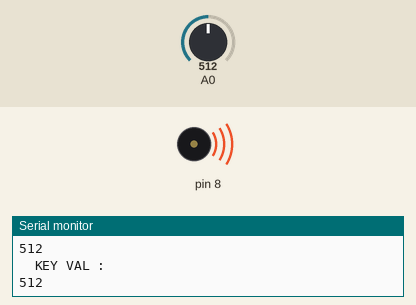
This sketch was run on a simulated Arduino Uno, built with avr-gcc and run on an emulated ATmega328P. Shown: buzzer (waves = sounding), the last lines printed to the serial monitor. Inputs (shaded band) come from the test bench; at power-on: A0 = 512.

Above: at 1.2 s.
1.3 s: A0 set to 524
At 2.1 s:
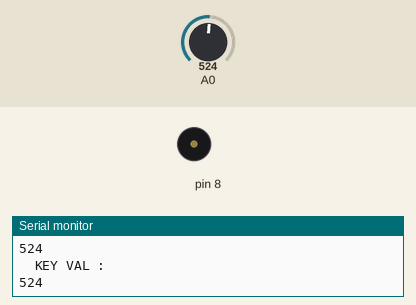
2.8 s: A0 set to 511
At 3.3 s:
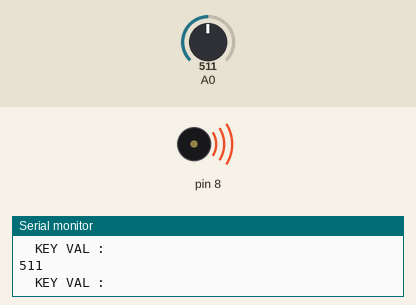
5.8 s: A0 set to 495
At 6.4 s:
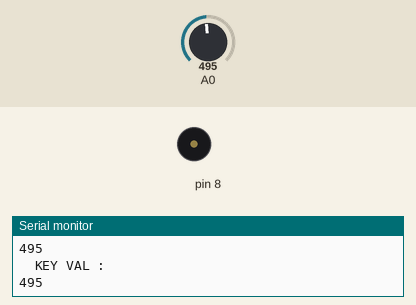
Timing chart, 0 to 8.8 s (numbered marks = the images above; inputs shaded):
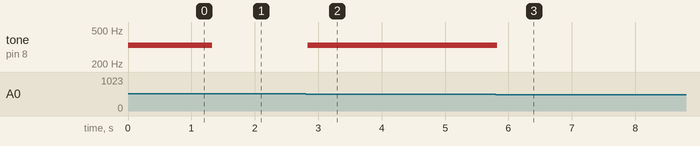

Measured:
- the behaviour switches between 515 and 516 on A0 (found by bisection; images 0 and 1)
- after the input at 1.3 s, tone on pin 8: 330 Hz → silent at once
- after the input at 2.8 s, tone on pin 8: silent → 330 Hz at once
- after the input at 5.8 s, tone on pin 8: 330 Hz → silent at once

The sketch:

PIEZO002.ino
```cpp
int notes[] = {262, 294, 330, 349};

void setup() {
  Serial.begin(9600);
  }

void loop() {
  int keyVal = analogRead(A0);
    Serial.println("\tKEY VAL :"); Serial.println(keyVal);
    if(keyVal == 1023){
         tone(8, notes[0],200);
    }
     else if(keyVal >= 990 && keyVal <= 1010){
         tone(8, notes[1],200);
    }
     else if(keyVal >= 505 && keyVal <= 515){
         tone(8, notes[2],200);
    }
      else if(keyVal >= 5 && keyVal <= 10)
    {
        tone(8, notes[3],200);
    }
      else{
        noTone(8);
    }
    }
```
